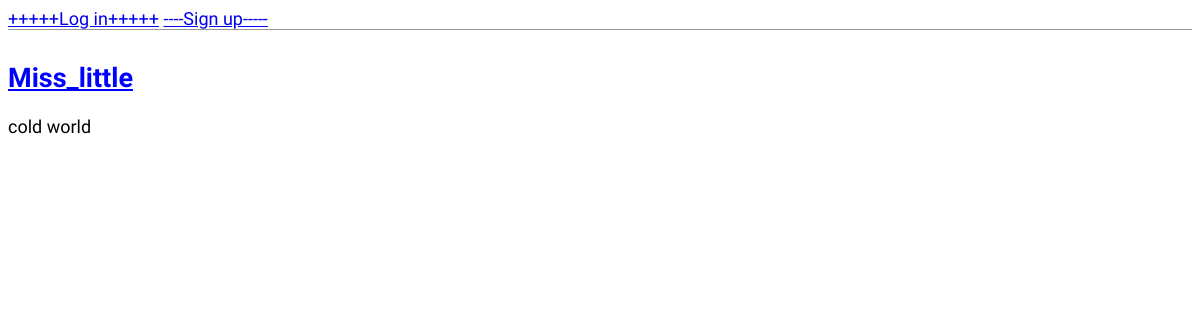
Before: / with the older database file.
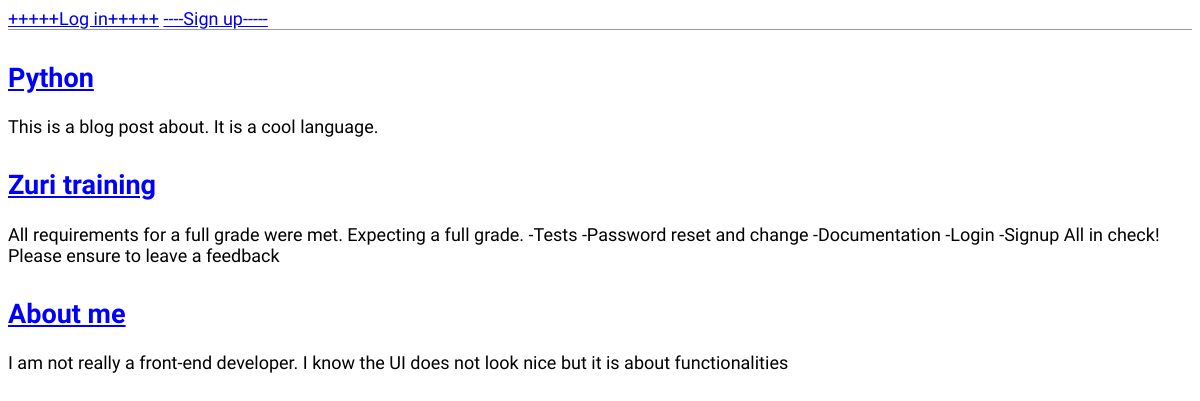
After: the same page with the newer database file.
### my_blog/models.py (models this page shows, shortened)
class Post(models.Model):
	title=models.CharField(max_length=200)
	author=models.ForeignKey('auth.User', on_delete=models.CASCADE)
	body=models.TextField()

### my_blog/views.py (the view)
# urls.py: path('', BlogListView.as_view(), name='home')
class BlogListView(ListView):
	model=Post
	template_name='home.html'

### templates/home.html
{% extends 'base.html' %}
{% block content %}
	{% for post in object_list %}
	<div class="post-entry">
		<h2><a href="{% url 'post_detail' post.pk %}">{{ post.title }}</a></h2>
		<p> {{ post.body }}</p>
	</div>
	{% endfor %}
{% endblock %}

Changed rows visible on the page:
removed Post: title "Miss_little", body "cold world"
added Post: title "Python", body "This is a blog post about. It is a cool language."
added Post: title "Zuri training", body "All requirements for a full grade were met. Expecting a full grade. -Tests -Password reset and change -Documentation -Login -Signup All in check! Please ensure to leave a feedback"
added Post: title "About me", body "I am not really a front-end developer. I know the UI does not look nice but it is about functionalities"
